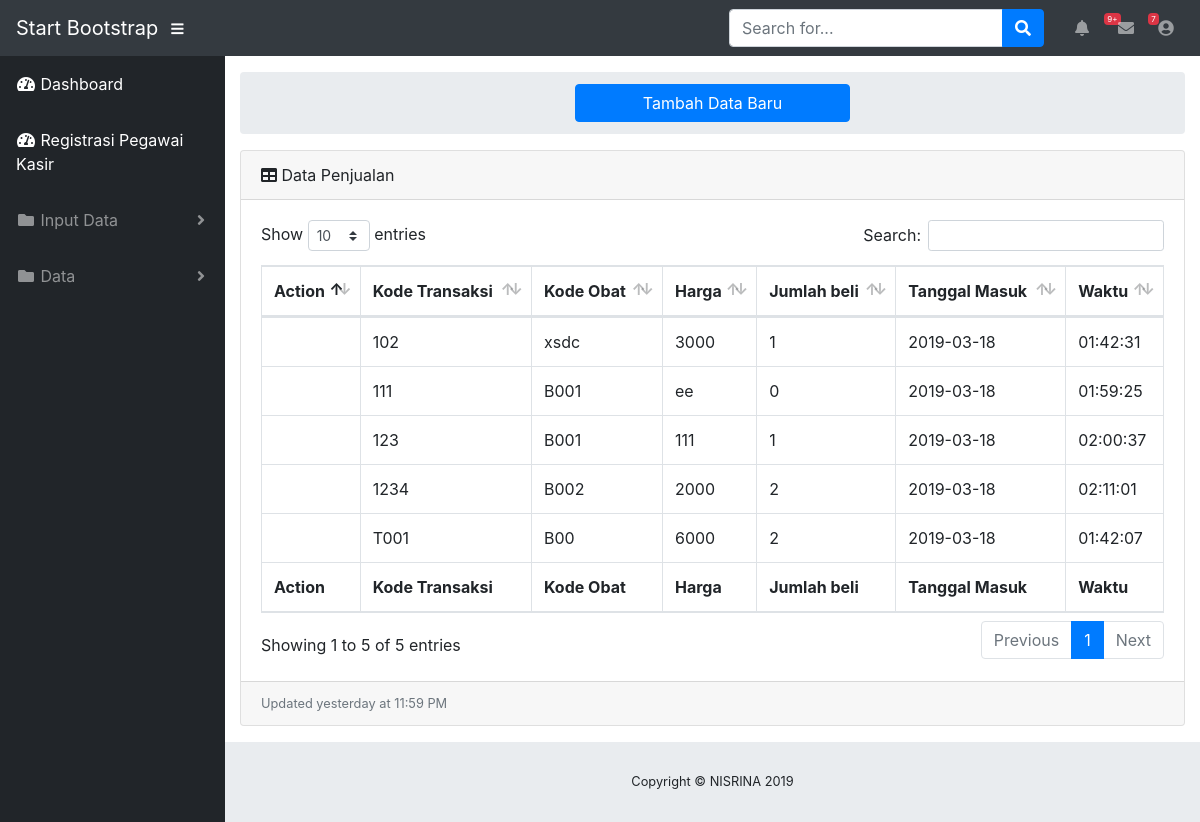
Screenshot of /datapenjualan.php with the database file from the repository.
### tables this page shows
CREATE TABLE `data_terjual` (
  `kode_transaksi` varchar(10) NOT NULL,
  `kode_obat` varchar(5) NOT NULL,
  `tanggal` date NOT NULL,
  `waktu` time NOT NULL,
  `jumlah` int(5) NOT NULL,
  `harga_obat` char(11) NOT NULL
);

### datapenjualan.php (the view, shortened to what this page needs)
<!DOCTYPE html>
<html lang="en">
<head>
  <link href="vendor/fontawesome-free/css/all.min.css" rel="stylesheet" type="text/css">
  <link href="vendor/datatables/dataTables.bootstrap4.css" rel="stylesheet">
  <link href="css/sb-admin.css" rel="stylesheet">
</head>
<body id="page-top">
  <nav class="navbar navbar-expand navbar-dark bg-dark static-top">
    <a class="navbar-brand mr-1" href="index.html">Start Bootstrap</a>
    <button class="btn btn-link btn-sm text-white order-1 order-sm-0" id="sidebarToggle" href="#">
      <i class="fas fa-bars"></i>
    </button>
    <form class="d-none d-md-inline-block form-inline ml-auto mr-0 mr-md-3 my-2 my-md-0">
      <div class="input-group">
        <input type="text" class="form-control" placeholder="Search for..." aria-label="Search" aria-describedby="basic-addon2">
        <div class="input-group-append">
          <button class="btn btn-primary" type="button">
            <i class="fas fa-search"></i>
          </button>
        </div>
      </div>
    </form>
    <ul class="navbar-nav ml-auto ml-md-0">
      <li class="nav-item dropdown no-arrow mx-1">
        <a class="nav-link dropdown-toggle" href="#" id="alertsDropdown" role="button" data-toggle="dropdown" aria-haspopup="true" aria-expanded="false">
          <i class="fas fa-bell fa-fw"></i>
          <span class="badge badge-danger">9+</span>
        </a>
      </li>
      <li class="nav-item dropdown no-arrow mx-1">
        <a class="nav-link dropdown-toggle" href="#" id="messagesDropdown" role="button" data-toggle="dropdown" aria-haspopup="true" aria-expanded="false">
          <i class="fas fa-envelope fa-fw"></i>
          <span class="badge badge-danger">7</span>
        </a>
      </li>
      <li class="nav-item dropdown no-arrow">
        <a class="nav-link dropdown-toggle" href="#" id="userDropdown" role="button" data-toggle="dropdown" aria-haspopup="true" aria-expanded="false">
          <i class="fas fa-user-circle fa-fw"></i>
        </a>
      </li>
    </ul>
  </nav>
  <div id="wrapper">
    <ul class="sidebar navbar-nav">
      <li class="nav-item active">
        <a class="nav-link" href="adminpage.php">
          <i class="fas fa-fw fa-tachometer-alt"></i>
          <span>Dashboard</span>
        </a>
      </li>
	  <li class="nav-item active">
        <a class="nav-link" href="register.php">
          <i class="fas fa-fw fa-tachometer-alt"></i>
          <span>Registrasi Pegawai Kasir</span>
        </a>
      </li>
	  <li class="nav-item dropdown">
        <a class="nav-link dropdown-toggle" href="#" id="pagesDropdown" role="button" data-toggle="dropdown" aria-haspopup="true" aria-expanded="false">
          <i class="fas fa-fw fa-folder"></i>
          <span>Input Data</span>
        </a>
      </li>
      <li class="nav-item dropdown">
        <a class="nav-link dropdown-toggle" href="#" id="pagesDropdown" role="button" data-toggle="dropdown" aria-haspopup="true" aria-expanded="false">
          <i class="fas fa-fw fa-folder"></i>
          <span>Data</span>
        </a>
      </li>
    </ul>
    <div id="content-wrapper">
      <div class="container-fluid">
		<ol class="breadcrumb">
		  <div class="col-md-4">
		  </div>
		  <div class="col-md-4">
			<a class="btn btn-primary btn-block" href="inputpenjualan.php">Tambah Data Baru</a>
		  </div>
		</ol>
        <div class="card mb-3">
          <div class="card-header">
            <i class="fas fa-table"></i>
            Data Penjualan</div>
          <div class="card-body">
            <div class="table-responsive">
              <table class="table table-bordered" id="dataTable" width="100%" cellspacing="0">
                 <?php
			require('koneksi.php');
			$q="SELECT * FROM data_terjual";
			$hasil=@mysqli_query ($conn, $q);
				if($hasil){
				echo '
				<thead>
                  <tr>
					<th>Action</th>
                    <th>Kode Transaksi</th>
                    <th>Kode Obat</th>
                    <th>Harga</th>
                    <th>Jumlah beli</th>
                    <th>Tanggal Masuk</th>
                    <th>Waktu</th>
                  </tr>
                </thead>
                <tfoot>
                  <tr>
                    <th>Action</th>
                    <th>Kode Transaksi</th>
                    <th>Kode Obat</th>
                    <th>Harga</th>
                    <th>Jumlah beli</th>
                    <th>Tanggal Masuk</th>
                    <th>Waktu</th>
                  </tr>
                </tfoot>
                <tbody>';
                  while($baris=mysqli_fetch_array($hasil, MYSQLI_ASSOC)){
                  echo'
                  <tr>
                    <td></td>
                    <td>' . $baris['kode_transaksi'] . '</td>
                    <td>' . $baris['kode_obat'] . '</td>
					<td>' . $baris['harga_obat'] . '</td>
					<td>' . $baris['jumlah'] . '</td>
					<td>' . $baris['tanggal'] . '</td>
					<td>' . $baris['waktu'] . '</td>
                 </tr>';}
				  echo '</tbody>
				  <tr>';
				}else{
					echo '<p class="error">Terjadi Kesalahan.! </p>';
					echo '<p>' . mysqli_error($conn) . '<br><br>Query:' . $q . '</p>';
				}
					?>
              </table>
            </div>
          </div>
          <div class="card-footer small text-muted">Updated yesterday at 11:59 PM</div>
        </div>
      </div>
      <footer class="sticky-footer">
        <div class="container my-auto">
          <div class="copyright text-center my-auto">
            <span>Copyright © NISRINA 2019</span>
          </div>
        </div>
      </footer>
    </div>
  </div>
</body>
</html>

### rows the page displays
data_terjual: kode_transaksi "102", kode_obat "xsdc", harga_obat "3000", jumlah "1", tanggal "2019-03-18", waktu "01:42:31"
data_terjual: kode_transaksi "111", kode_obat "B001", harga_obat "ee", jumlah "0", tanggal "2019-03-18", waktu "01:59:25"
data_terjual: kode_transaksi "123", kode_obat "B001", harga_obat "111", jumlah "1", tanggal "2019-03-18", waktu "02:00:37"
data_terjual: kode_transaksi "1234", kode_obat "B002", harga_obat "2000", jumlah "2", tanggal "2019-03-18", waktu "02:11:01"
data_terjual: kode_transaksi "T001", kode_obat "B00", harga_obat "6000", jumlah "2", tanggal "2019-03-18", waktu "01:42:07"
